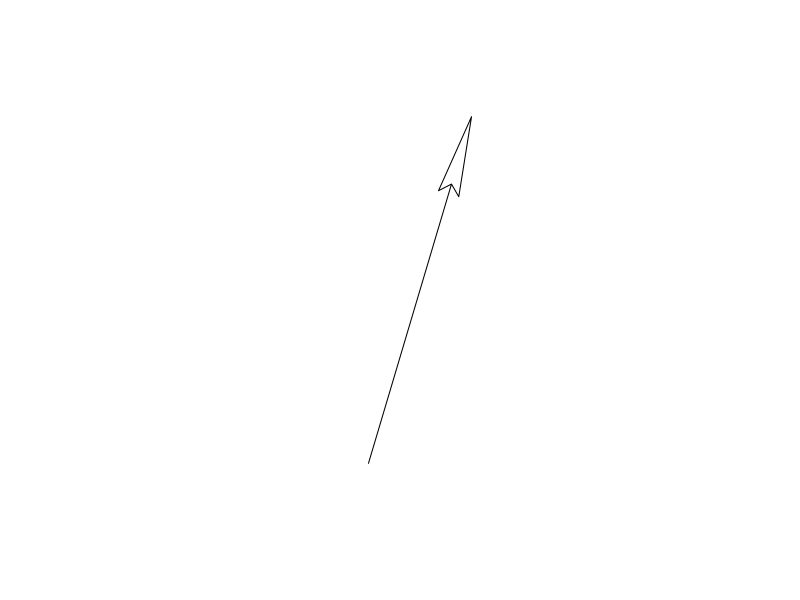
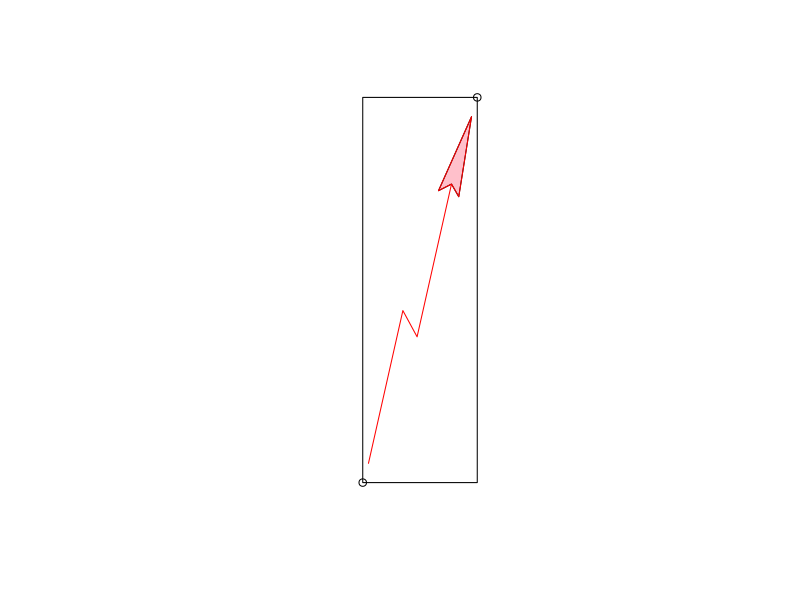

Source code (R) for these figures, in order:
library(spatstat)


### Name: plot.onearrow
### Title: Plot an Arrow
### Aliases: plot.onearrow
### Keywords: spatial hplot

### ** Examples

  oa <- onearrow(cells[c(1, 42)])
  oa
  plot(oa)
  plot(oa, zap=TRUE, do.points=TRUE, col.head="pink", col="red")
